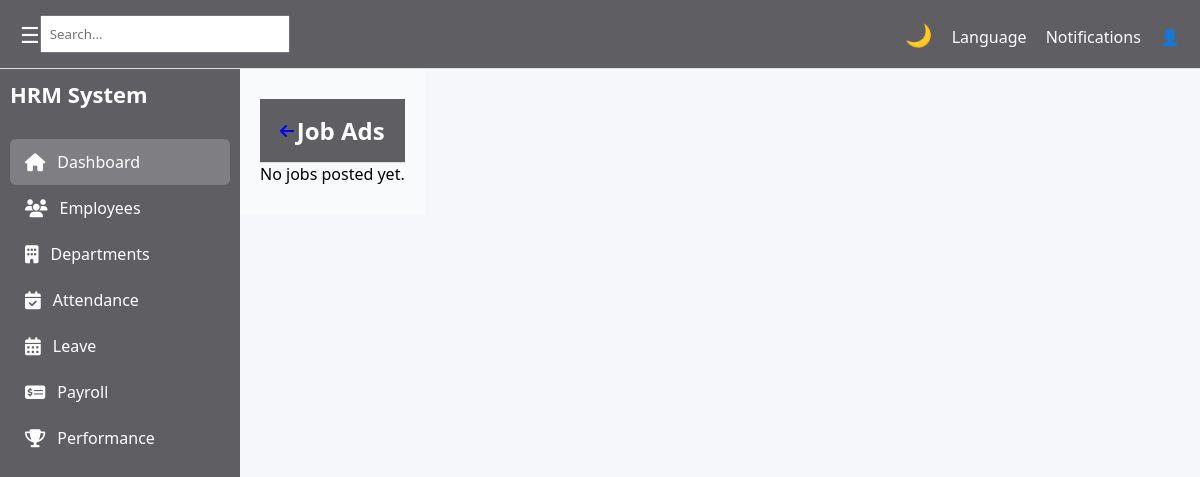
Page /hr/recruitment/job-ads/ on the earlier database version.
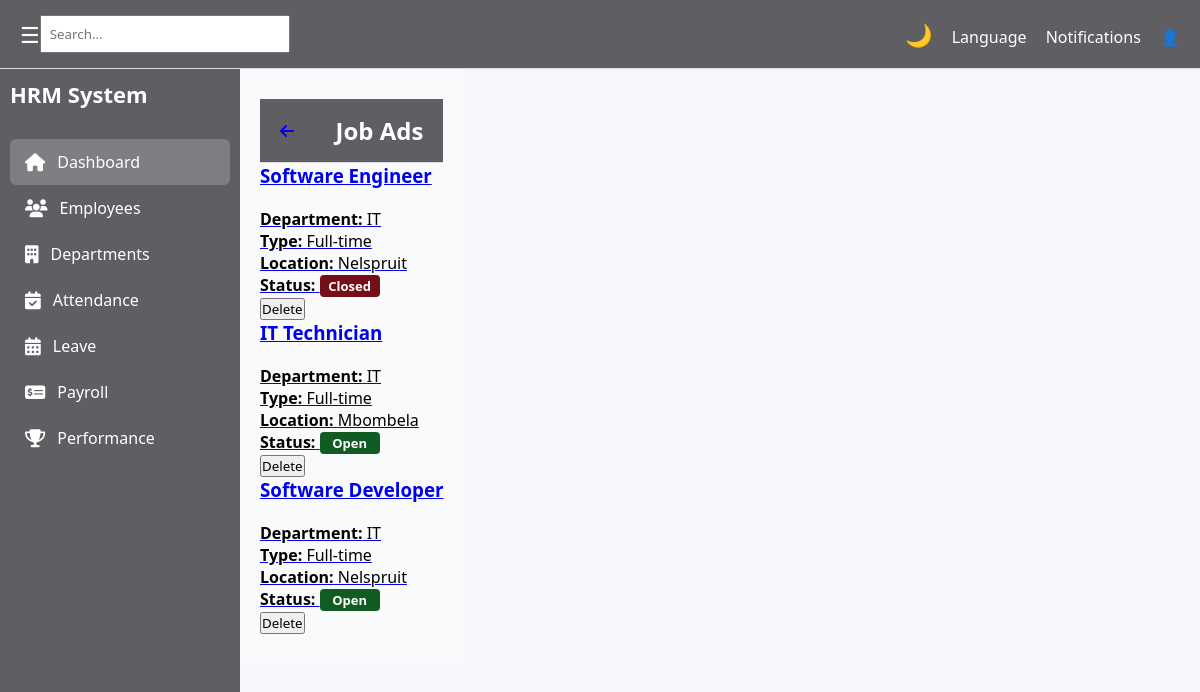
Same page on the later database version.
### hr/models.py (models this page shows, shortened)
class Job(models.Model):
    POSITION_TYPES = [
        ('Full-time', 'Full-time'),
        ('Part-time', 'Part-time'),
        ('Contract', 'Contract'),
    ]
    STATUS_CHOICES = [
        ('Open', 'Open'),
        ('Closed', 'Closed'),
        ('Closing Soon', 'Closing Soon'),
    ]
    title = models.CharField(max_length=100)
    department = models.CharField(max_length=100)
    job_type = models.CharField(max_length=20, choices=POSITION_TYPES)
    location = models.CharField(max_length=100)
    salary = models.CharField(max_length=100, blank=True)
    description = models.TextField()
    requirements = models.TextField()
    company_name = models.CharField(max_length=100)
    company_logo = models.ImageField(upload_to='logos/', blank=True, null=True)
    application_link = models.URLField(blank=True)
    posted_date = models.DateField(auto_now_add=True)
    status = models.CharField(max_length=20, choices=STATUS_CHOICES, default='Open')

### hr/views.py (the view)
# urls.py: path('recruitment/job-ads/', views.job_ads_view, name='job_ads'),
def job_ads_view(request):
    jobs = Job.objects.all().order_by('-posted_date')
    return render(request, 'hr/pages/job_ads.html', {'jobs': jobs})

### hr/templates/hr/pages/job_ads.html (shortened to what this page needs)
{% extends "hr/base/base.html" %}
{% load static %}
{% block content %}
<section class="content">
    <div class="topbar">
        <a href="{% url 'recruitment' %}"><i class="fas fa-arrow-left"></i></a>
        <h2>Job Ads</h2>
    </div>
    <div class="cards-container">
        {% for job in jobs %}
        <div class="job-card-wrapper">
            <a href="{% url 'edit_job' job.pk %}" class="job-card">
                <h3>{{ job.title }}</h3>
                <p><strong>Department:</strong> {{ job.department }}</p>
                <p><strong>Type:</strong> {{ job.job_type }}</p>
                <p><strong>Location:</strong> {{ job.location }}</p>
                <p><strong>Status:</strong>
                    <span class="status
                        {% if job.status == 'Open' %}present
                        {% elif job.status == 'Closed' %}absent
                        {% else %}late{% endif %}">
                        {{ job.status }}
                    </span>
                </p>
            </a>
            <div class="card-buttons">
                <form action="{% url 'delete_job' job.pk %}" method="POST" style="display:inline;">
                    <button type="submit" class="delete-btn"
                        onclick="return confirm('Are you sure you want to delete this job?');">
                        Delete
                    </button>
                </form>
            </div>
        </div>
        {% empty %}
        <p>No jobs posted yet.</p>
        {% endfor %}
    </div>
</section>
{% endblock %}

### hr/templates/hr/base/base.html (shortened to what this page needs)
{% load static %}
<!DOCTYPE html>
<html lang="en">
<head>
    <link rel="stylesheet" href="https://cdnjs.cloudflare.com/ajax/libs/font-awesome/6.4.0/css/all.min.css">
    <link rel="stylesheet" href="{% static 'hr/css/global.css' %}">
    <link rel="stylesheet" href="{% static 'hr/css/attendance.css' %}">
    <link rel="stylesheet" href="{% static 'hr/css/dashboard.css' %}">
    <link rel="stylesheet" href="{% static 'hr/css/employees.css' %}">
    <link rel="stylesheet" href="{% static 'hr/css/leave.css' %}">
    <link rel="stylesheet" href="{% static 'hr/css/payroll.css' %}">
    <link rel="stylesheet" href="{% static 'hr/css/performance.css' %}">
    <link rel="stylesheet" href="{% static 'hr/css/department.css' %}">
    <link rel="stylesheet" href="{% static 'hr/css/apply_leave.css' %}">
</head>
<body>
    {% include 'hr/essentials/topbar.html' %}
    <div class="layout">
        {% include 'hr/essentials/sidebar.html' %}
        <div id="main" class="main-content {% block main_class %}{% endblock %}">
            {% block content %}
            {% endblock %}
        </div>
    </div>
</body>
</html>

### hr/templates/hr/essentials/topbar.html
<div class="topbar">
        <div class="left-top">
            <button class="toggle-btn" onclick="toggleSidebar()">☰</button>
            <input type="text" placeholder="Search...">
        </div>
    <div class="top-actions">
        <button class="mode-btn" onclick="toggleMode()">🌙</button>
        <span>Language</span>
        <span>Notifications</span>
        <span>👤</span>
    </div>
</div>

### hr/templates/hr/essentials/sidebar.html
<aside class="sidebar">
    <div class="logo">HRM System</div>
    <ul class="menu">
        <li class="active"><i class="fas fa-home"></i> <span class="menu-text"><a href="{% url 'dashboard' %}">Dashboard</a></span></li>
        <li><i class="fas fa-users"></i> <span class="menu-text"><a href="{% url 'employees' %}">Employees</a></span></li>
        <li><i class="fas fa-building"></i> <span class="menu-text"><a href="{% url 'department_list' %}">Departments</a></span></li>
        <li><i class="fas fa-calendar-check"></i> <span class="menu-text"><a href="{% url 'attendance' %}">Attendance</a></span></li>
        <li><i class="fas fa-calendar-alt"></i> <span class="menu-text"><a href="{% url 'leave' %}">Leave</a></span></li>
        <li><i class="fas fa-money-check-alt"></i> <span class="menu-text"><a href="{% url 'payroll' %}">Payroll</a></span></li>
        <li><i class="fas fa-trophy"></i> <span class="menu-text"><a href="{% url 'performance' %}">Performance</a></span></li>
    </ul>
</aside>

### hr/static/hr/css/global.css (style rules this page uses)
* { margin: 0; padding: 0; box-sizing: border-box; font-family: "Segoe UI", sans-serif; }
body { background: white; transition: background 0.3s, color 0.3s; }
.layout { display: flex; height: 100vh; }
.sidebar { width: 240px; background: rgb(95, 94, 99); padding: 10px; color: white; transition: width 0.3s ease, left 0.3s ease; }
.logo { margin-bottom: 30px; font-size: 22px; font-weight: bold; }
.menu { list-style: none; }
.menu li { display: flex; align-items: center; padding: 12px 15px; cursor: pointer; border-radius: 6px; transition: background 0.3s; }
.menu li i { margin-right: 12px; font-size: 18px; }
.sidebar a, .sidebar .menu-text, .sidebar i { color: white; text-decoration: none; }
.menu li:hover, .menu li.active { background: rgba(255, 255, 255, 0.2); }
.topbar { background: rgb(95, 94, 99); padding: 15px 20px; color: white; display: flex; justify-content: space-between; align-items: center; border-bottom: 1px solid #ddd; }
.left-top { display: flex; align-items: center; }
.topbar input { padding: 8px; width: 250px; transition: width 0.3s ease; }
.top-actions span, .mode-btn { margin-left: 15px; cursor: pointer; }
.toggle-btn, .mode-btn { background: none; border: none; color: white; font-size: 22px; cursor: pointer; transition: transform 0.2s; }
.content { padding: 25px; color: #000; }
.content h1, .content p, .content .card, .content .box { color: #000; }
.status { padding: 3px 8px; border-radius: 12px; font-size: 11px; font-weight: 600; display: inline-block; min-width: 60px; text-align: center; }
.status.present { background: #2ecc71; color: #fff; }
.status.absent { background: #e74c3c; color: #fff; }
.status { padding: 5px 10px; border-radius: 20px; font-size: 12px; }
body { margin: 0; font-family: "Segoe UI", sans-serif; height: 100vh; }

### hr/static/hr/css/attendance.css (style rules this page uses)
.status { display: inline-block; padding: 5px 12px; border-radius: 15px; font-size: 13px; font-weight: 600; color: #111111; text-align: center; }
.status.present { background-color: #115c22; }
.status.absent { background-color: #740f19; }
.status { padding: 2px 6px; border-radius: 4px; font-weight: 600; }
h3 { margin-bottom: 20px; }

### hr/static/hr/css/performance.css (style rules this page uses)
.content { padding: 20px; }
.content { padding: 30px 20px; font-family: 'Segoe UI', Tahoma, Geneva, Verdana, sans-serif; color: #111827; background: #f9fafb; }

### hr/static/hr/css/apply_leave.css (style rules this page uses)
body { background-color: #f5f7fb; font-family: Arial, Helvetica, sans-serif; }

Differences in the rows shown:
added Job: title "Software Engineer", department "IT", job_type "Full-time", location "Nelspruit", status "Closed"
added Job: title "IT Technician", department "IT", job_type "Full-time", location "Mbombela", status "Open"
added Job: title "Software Developer", department "IT", job_type "Full-time", location "Nelspruit", status "Open"
Other differences:
text no longer shown: "No jobs posted yet."
